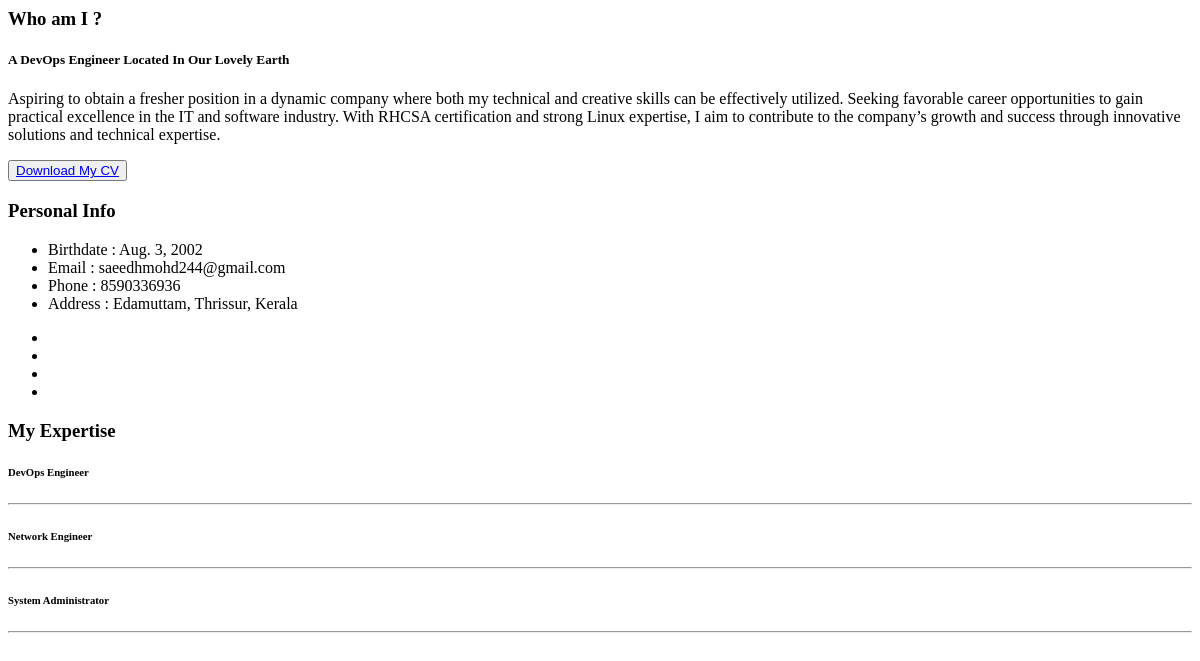
Page /about/ on the earlier database version.
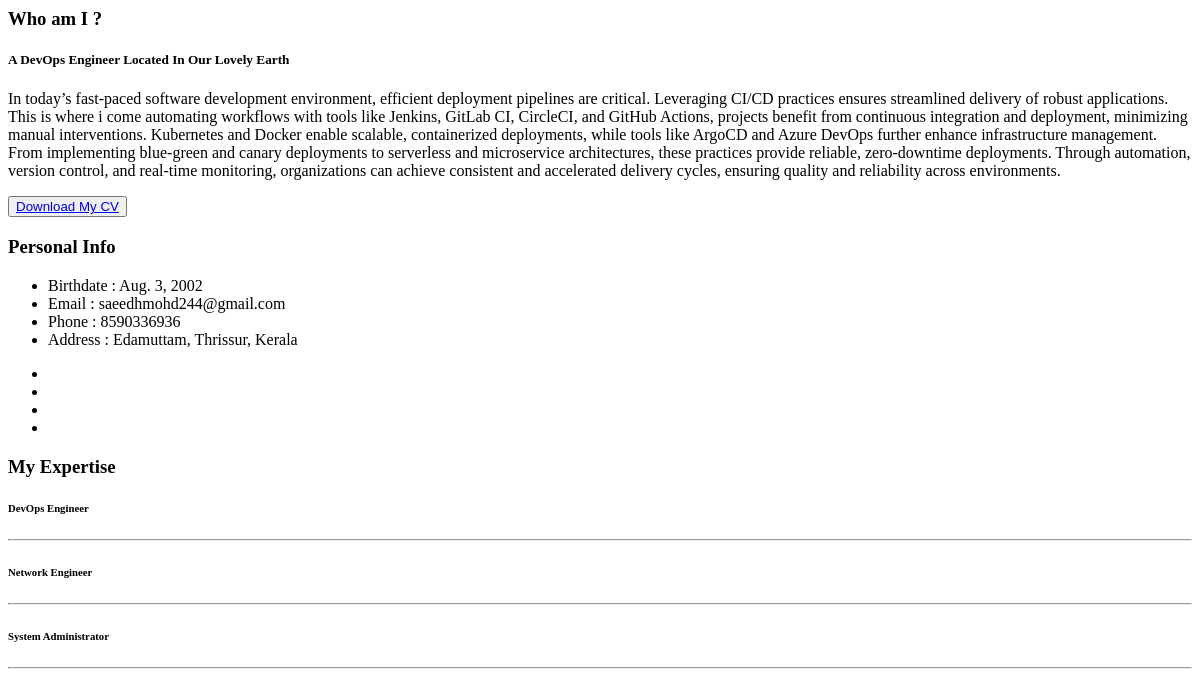
Same page on the later database version.
### app/models.py (models this page shows, shortened)
class PersonalDetails(models.Model):
    first_name = models.CharField(max_length=100)
    second_name = models.CharField(max_length=100)
    profession = models.CharField(max_length=100)
    dob = models.DateField()
    email_id = models.CharField(max_length=100)
    mobile_no = models.IntegerField()
    street = models.CharField(max_length=100)
    district = models.CharField(max_length=100)
    state = models.CharField(max_length=100)
    profile_picture = models.ImageField(upload_to = 'media/profile_picture')
    professional_summary = models.TextField()
    resume = models.FileField(null=True, upload_to='media/resume')

### app/views.py (the view)
# urls.py: path('about/', views.AboutLoading, name="AboutLoading"),
def AboutLoading(request):
    personalDetails = PersonalDetails.objects.get(first_name="Saeedh")
    context = {"personalDetails":personalDetails}
    return render(request, 'about.html', context)

### templates/about.html (shortened to what this page needs)
{% load static %}
<div class="container-fluid">
    <div id="about" class="row about-section">
        <div class="col-lg-4 about-card">
            <h3 class="font-weight-light">Who am I ?</h3>
            <h5 class="mb-3">A {{personalDetails.profession}} Located In Our Lovely Earth</h5>
            <p class="mt-20">{{personalDetails.professional_summary}}</p>
            <button class="btn btn-outline-danger"><a href="{% url 'DwonloadResume' %}" >Download My CV</a></button>
        </div>
        <div class="col-lg-4 about-card">
            <h3 class="font-weight-light">Personal Info</h3>
            <ul class="mt40 info list-unstyled">
                <li><span>Birthdate</span> : {{personalDetails.dob}}</li>
                <li><span>Email</span> : {{personalDetails.email_id}}</li>
                <li><span>Phone</span> : {{personalDetails.mobile_no}}</li>
                <li><span>Address</span> :  {{personalDetails.street}}, {{personalDetails.district}}, {{personalDetails.state}}</li>
            </ul>
            <ul class="social-icons pt-3">
                <li class="social-item"><a class="social-link" href="{{socialLinks.facebook}}"></a></li>
                <li class="social-item"><a class="social-link" href="{{socialLinks.twitter}}"></a></li>
                <li class="social-item"><a class="social-link" href="{{socialLinks.instagram}}"></a></li>
                <li class="social-item"><a class="social-link" href="{{socialLinks.github}}"></a></li>
            </ul>
        </div>
        <div class="col-lg-4 about-card">
            <h3 class="font-weight-light">My Expertise</h3>
            {% for e in personalDetails.expertise_set.all %}
            <div class="row">
                <div class="col-10 ml-auto mr-3">
                    <h6>{{e.expert_in}}</h6>
                    <hr>
                </div>
            </div>
            {% endfor %}
        </div>
    </div>
</div>

Differences in the rows shown:
changed PersonalDetails "saeedhmohd244@gmail.com": professional_summary "Aspiring to obtain a fresher position in a dynamic company where both my technical and creative skills can be effectively utilized. Seeking favorable career opportunities to gain practical excellence in the IT and software industry. With RHCSA certification and strong Linux expertise, I aim to contribute to the company’s growth and success through innovative solutions and technical expertise." → "In today’s fast-paced software development environment, efficient deployment pipelines are critical. Leveraging CI/CD practices ensures streamlined delivery of robust applications. This is where i come automating workflows with tools like Jenkins, GitLab CI, CircleCI, and GitHub Actions, projects benefit from continuous integration and deployment, minimizing manual interventions. Kubernetes and Docker enable scalable, containerized deployments, while tools like ArgoCD and Azure DevOps further enhance infrastructure management. From implementing blue-green and canary deployments to serverless and microservice architectures, these practices provide reliable, zero-downtime deployments. Through…"
